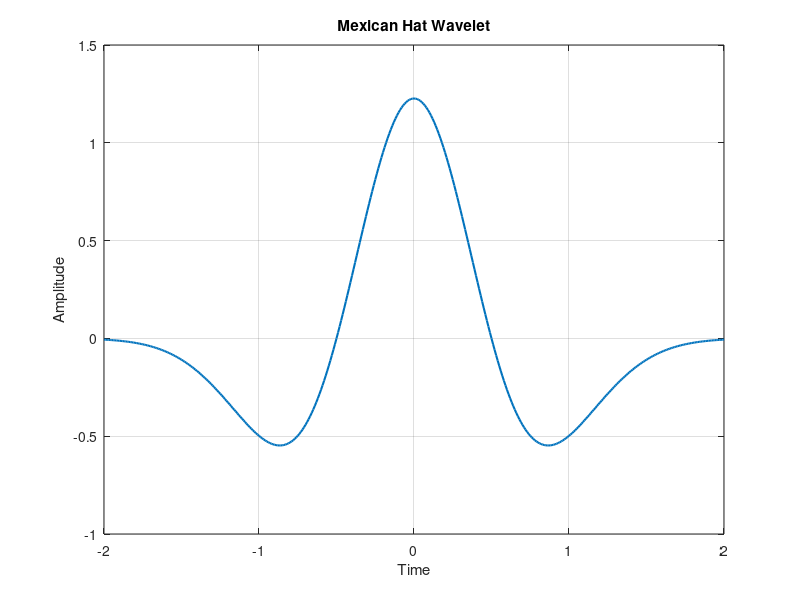

The MATLAB source for this figure: (Note: this script raises an error after producing the figure.)
%% *Digital Filters*
%% Clear the workspace
close all;
clear;
clc;
%% Why do we need filters?
% STFT is a powerful tool for analyzing non-stationary signals. However, it
% is not always the best tool for the job. STFT has two main drawbacks:
% # The choice of the window length is not obvious. If the window is too
% short, the resolution in the frequency domain is poor(It won't detect any
% special pattern). If the window is too long, the resolution in the time
% domain is poor(It won't distinguish between different events in time).
% # The STFT has the term complex exponential in it. This terms is a priodic
% function and time unlimited. However, in real life signals, we are interested
% in the signal only for a finite time interval. This property of STFT causes
% the spectrum of time limited signals to be unbounded in a wide range of
% frequencies.
%
% This two drawbacks leads to the need of a new tool for analyzing
% non-stationary signals. We should use different window lengths for
% different parts of the signal. We should also use a time limited basis
% function instead of the complex exponential. This is where the wavelet
% transform comes in.
%
%% Replacement of frequency domain
% According to the second drawback of STFT, we need to use a time limited
% basis function instead of the complex exponential. This means that the new
% basis function is not periodic which means that we can't use the
% frequency domain to analyze the signal(Because the frequency domain is
% based on the complex exponential and periodicity).
% We should analyze what interesting features are captured by the complex
% exponential. The complex exponential is a basis function for the
% frequency domain. If thee signal is periodic with the frequency of
% $f_0$, then the complex exponential will have a peak at $f_0$. the second
% harmonic will have a peak at $2f_0$ and so on. The relations between
% different harmonics is the concept that we should capture in the new
% basis function.
%
% Warping the time axis is the key to capture the relations between
% different harmonics. The new basis function should be a time limited
% function that is warped in time. For example if we replace $t$ with
% $2t$ in the original signal $x(t)$, then the second harmoinc will be
% captured in the new signal.
%
% We claim that the main characteristic of harmonic frequencies can be drawn
% from a more general concept that we call "scale". The interesting part is that
% unlike frequency that is defined only for periodic signals, scale is equally
% applicable to nonperiodic signals. This proves that we have found a new
% concept, i.e., scale, to replace frequency.
% Using scale as a variable, the new transform, which will be based on
% time-limited basis function, can be meaningfully applied to both
% time-unlimited and time-limited signals.
%
%% One-dimensional Continuous Wavelet Transform
% The one-dimensional continuous wavelet transform (CWT) of a signal $x(t)$
% is defined as:
%
% $$W_{\Psi, X}(a,b)=\frac{1}{\sqrt{|a|}}\int_{-\infty}^{\infty}x(t)\Psi^*\left(\frac{t-b}{a}\right)dt,a\neq0$$
%
% where $a$ is the scale parameter, $b$ is the translation parameter, and
% $\Psi^*(t)$ is the complex conjugate of the mother wavelet $\Psi(t)$.
%
% A closer look at the definition of the mother wavelet tells that this function
% must be limited in duration and therefore looks like a decaying small wave.
% This is why we call this transform the wavelet transform.
%
% The synthesis equation is:
%
% $$x(t)=\frac{C^{-1}_{\Psi}}{a^2}\int_{-\infty}^{\infty}\int_{-\infty}^{\infty}W_{\Psi, X}(a,b)\Psi\left(\frac{t-b}{a}\right)dadb$$
%
% where $C^{-1}_{\Psi}$ is a constant whose value depends on the exact choice
% of the mother wavelet $\Psi(t)$.
%
% Every choice of the mother wavelet gives a particular CWT, and as a result, we
% are dealing with infinite number of transformations under the same name CWT.
%
%% Mother wavelets
% the mexican hat wavelet is a good choice for the mother wavelet. It is
% defined as:
%
% $$\Psi(t)=\frac{2}{\sqrt{3a}\pi^{1/4}}\left(1-\frac{t^2}{a^2}\right)e^{-t^2/2a^2}$$
%
% The mexican hat wavelet is also known as the Ricker wavelet.
%
% The waveform of the mexican hat wavelet is shown below:
t = -2:0.01:2;
a = 0.5;
Psi = (2 / (sqrt(3 * a) * pi ^ (1/4))) * (1 - (t .^ 2 / a ^ 2)) ...
    .* exp(-t .^ 2 / (2 * a ^ 2));
figure('Name', 'Mexican Hat Wavelet');
plot(t, Psi, 'LineWidth', 1.5);
title('Mexican Hat Wavelet');
xlabel('Time');
ylabel('Amplitude');
grid on;
%%%
% There are many other mother wavelets. The most important ones are:
% # Morlet wavelet
% # Haar wavelet
% # Daubechies wavelet
% # Symlet wavelet
% # Coiflet wavelet
% # Meyer wavelet
% # Gaussian wavelet
% # Mexican hat wavelet
% # Shannon wavelet
%
% Daubechies wavelets are the most popular wavelets. They are orthogonal
% wavelets. Orthogonal wavelets are used in image compression.
% They are indicated by dbX, where X is the number of vanishing moments.
% The number of vanishing moments is the number of derivatives of the
% wavelet function that are zero at the origin.
% The more complex the signal, the more vanishing moments are needed to
% capture its features.
%
% To choose the best wavelet for a specific application, we should consider
% the following factors:
% # complex mother wavelets are needed for complex signals
% # the mother wavelet that resembles the general shape of the signal to be
% analyzed would be a more suitable choice.
%
%% One-dimensional Discrete Wavelet Transform
% A closer look at the CWT revealsthat thistransformation requiresthe
% calculations based on all continuous shifts and all continuous scales.
% This obviously makes the computational complexity of the CWT and the ICWT
% unsuitable for many practically important applications.
% This leads us to the discrete version of this transform.
% We define sampled versions of the scale and translation parameters as:
%
% $$a_{jk}=a_0^j,k=0,1,...,M-1,j=0,1,...,N-1$$
%
% $$b_jk=ka_0^jT,k=0,1,...,M-1,j=0,1,...,N-1$$
%
% where $T$ is the sampling time and $a_0$ is a positive nonzero constant.
%
% Also we define mother wavelet as:
%
% $$\Psi_{jk}(t)=\frac{1}{\sqrt{a_{jk}}}\Psi\left(\frac{t-b_{jk}}{a_{jk}}\right)=a_0^{-j/2}\Psi(a_0^{-j}t-kT)$$
%
% Then the coefficients of the discrete wavelet transform (DWT) are defined as:
%
% $$W_{\Psi, X}(j,k)=\int_{-\infty}^{\infty}x(t)\Psi_{jk}^*\left(t\right)dt$$
%
% This makes the DWT somewhat different from the DFT that accepts only discrete
% signals as its input. The synthesis equation is:
%
% $$x(t)=c\sum_{j=0}^{N-1}\sum_{k=0}^{M-1}W_{\Psi, X}(j,k)\Psi_{jk}(t)$$
%
% where $c$ is a constant that depends on the exact choice of the mother wavelet.
%
% The interesting thing about this equation is the fact that we can reconstruct
% the continuous signal directly from a set of discrete coefficients.
%
%% Minimal set of basis functions
% A relevant question at this point is how to choose the number of basis
% functions for a given signal.
% A frame is a set of basis functions that can be used to decompose a signal.
% This set can be minimal or nonminimal, i.e., if the number of basis functions
% in the frame is minimal and any other frame would need the same
% number or more basis functions, the frame is called a basis.
%
% Consider the energy of the signal $x(t)$:
%
% $$E_x=\int_{-\infty}^{\infty}|x(t)|^2dt$$
%
% It can be proved that there exist some bounded positive values A and B such that:
%
% $$A\int_{-\infty}^{\infty}|x(t)|^2dt\leq\sum_{j=0}^{N-1}\sum_{k=0}^{M-1}|W_{\Psi, X}(j,k)|^2\leq B\int_{-\infty}^{\infty}|x(t)|^2dt$$
%
% This relation intuitively means that the energy of the wavelet coefficients for a frame
% is bounded on both upper and lower sides by the true energy of the signal.
% In the case of a basis (i.e., a minimal frame), the values A and B in the
% aforementioned inequality become the same, i.e., $A = B$.
% This means that for a basis we have
%
% $$\sum_{j=0}^{N-1}\sum_{k=0}^{M-1}|W_{\Psi, X}(j,k)|^2=E_x$$
% This indicates the energy of the coefficients is exactly the same as the energy of the
% signal.
% This is a very important property of the wavelet transform.
% The next important question to ask here is: "What are the properties of the
% functions that allow the function sets to form a basis?" The most popular
% basis sets are the orthogonal ones, i.e., the function
% sets whose members are orthogonal to each other.
%
%% Discrete Wavelet Transform on Discrete Signals
% We need to focus on calculating DWT from discrete signals. At this point,
% we assume that the discrete signal, if sampled from a continuous
% signal, has been sampled according to the Nyquist rate (or faster).
% This guarantees that all information of the continuous signal is preserved in
% the discrete signal.
%
% The question here is how to form such basis sets systematically. The method
% described next, called Mallat pyramidal algorithm or quadrature mirror filter (QMF),
% allows systematic creation of an unlimited number of orthogonal basis sets for DWT.
%
% The interesting feature of this method is the fact that the method relies
% only on the choice of a digital low-pass filter $h(n)$, and once this filter
% is chosen, the entire algorithm is rather mechanical and straightforward.
%
% Assuming a digital filter $h(n)$, we form another filter $g(n)$ as follows:
%
% $$g(n)=h(2N-1-n),n=0,1,...,2N-1$$
% It can be proved that once $h(n)$ is a low-pass filter, $g(n)$ is a high-pass filter.
%
% The schematic diagram of the Mallat pyramidal algorithm is shown below:
figure('Name', 'Mallat Pyramidal Algorithm');
imshow('./images/DWT_QMF_Algorithm.png');
%%%
% The first step in transformation is filtering the signal once with the
% low-pass filter $h(n)$ and once with the high-pass filter $g(n)$.
% Then the filtered versions of the signal are downsampled by a factor of 2.
% This means that every other samples of the signal are preserved and the
% remaining samples are discarded.
%
% We can also ask another relevant question about downsampling: "How would
% downsampling fit into the general ideas of the DWT?"
% Without getting into the mathematical details of the process, one can see
% that downsampling somehow creates the description of the signal at a
% different scale and resolution.
% Now we should consider the mother wavelet of QMF algorithm.
% The mother wavelet of the QMF algorithm is defined as:
%
% $$\Psi(n)=\sum_{k=0}^{2N-1}g(k)\Phi(2n-k)$$
%
% where
%
% $$\Phi(n)=\sum_{k=0}^{2N-1}h(k)\Phi(2n-k)$$
%
% The function $\Phi(n)$ is called the scaling function.
% The scaling function is a low-pass filter that is used to reconstruct the
% signal from the wavelet coefficients.
% The scaling function is also called the *father wavelet*.
%
% It can be shown that all popular wavelets are derived from the QMF algorithm.
%
% Now we should ask another question: "How many decomposition levels are needed
% for a suitable transform?" An intuitive criterion to choose the level of the
% decomposition would be continuing decomposition until the highest known
% frequencies in the signal of interest are extracted and identified.
%
% Now we define inverse DWT algorithm. The inverse DWT algorithm is shown below:
figure('Name', 'Inverse DWT Algorithm');
imshow('./images/IDWT_QMF_Algorithm.png');
%%%
% The inverse DWT algorithm is the reverse of the forward DWT algorithm.
%
% The filters $h(n)$ and $g(n)$ are called the analysis filters.
% The filters $h_1(n)$ and $g_1(n)$ are called the synthesis filters.
% $h_1(n)$ and $g_1(n)$ can be derived from $h(n)$ and $g(n)$:
%
% $$h_1(n)=(-1)^(1-n)h(1-n)&&
%
% and
%
% $$g_1(n)=h(2N-1-n)$$
%
% An interesting feature of the DWT and IDWT is the possibility of
% reconstructing the signal only based on a few of the levels (scales)
% of decomposition.
% For example, if we want to extract only the main trend
% of the signal and ignore the medium and fast variations, we can easily
% decompose the signal to several levels using DWT, but use only the first
% (or first few) low-pass components to reconstruct the signal using IDWT.
% This allows bypassing the medium- and high-frequency components.
% Similarly, if the objective is to extract only the fast variations of signal,
% in the reconstruction phase, we can easily set the coefficients of the low
% frequency (high scales) to zero while calculating the IDWT.
%
%% |wnoise| function
% The |wnoise| function is used to add white noise to a signal.
% The syntax of this function is:
%
% $$[x, noisy_x]=wnoise(fun, n, sqrtsnr, seed)$$
%
% * |x|: The original signal
% * |noisy_x|: The noisy signal
% * |fun|: The function that generates the signal
% * |n|: The nummber of iterations(power of 2 $log_2(numberOfSamples)$)
% * |sqrtsnr|: The square root of the signal to noise ratio
% * |seed|: The seed of the random number generator
%
N = 10;
loc = linspace(0, 1, 2 ^ N);
sqrtsnr = 10;
[x, noisy_x] = wnoise('heavy sine', N, sqrtsnr);
figure('Name', 'Heavy Sine Signal vs Heavy Sine Signal with White Noise');
subplot(211);
plot(loc, x, 'LineWidth', 1.5);
title('Heavy Sine Signal');
xlabel('Time');
ylabel('Amplitude');
grid on;
subplot(212);
plot(loc, noisy_x, 'LineWidth', 1.5);
title('Heavy Sine Signal with White Noise');
xlabel('Time');
ylabel('Amplitude');
grid on;
%%%
% For more information about the |wnoise| function, refer to the
% <https://www.mathworks.com/help/wavelet/ref/wnoise.html |wnoise|>
% documentation.
%% |wavedec| function
% The |wavedec| function is used to decompose a signal using DWT.
% It implements Multilevel 1-D wavelet transform.
%
% The syntax of this function is:
%
% $$[waveletCoefficients, waveletLevels] = wavedec(x, numberOfLevels, waveletName)$$
%
% * |waveletCoefficients|: The wavelet coefficients(1-D vector concatenated from all levels)
% * |waveletLevels|: The number of levels of decomposition
% * |x|: The original signal
% * |numberOfLevels|: The number of levels of decomposition
% * |waveletName|: The name of the wavelet
%
% The |wavedec| function returns the wavelet coefficients of the signal
% decomposed to the specified number of levels using the specified wavelet.
%
% For more information about the |wavedec| function, refer to the
% <https://www.mathworks.com/help/wavelet/ref/wavedec.html |wavedec|>
% documentation.
